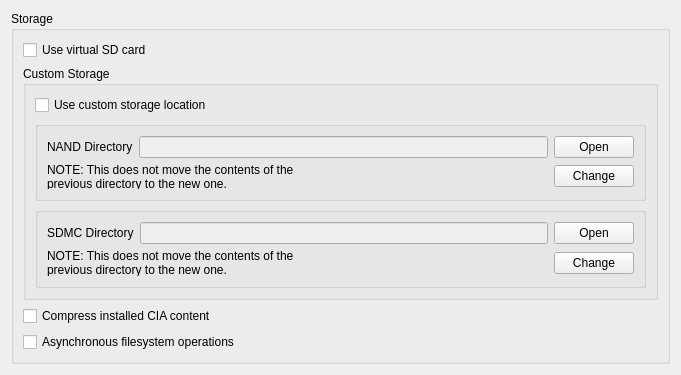
<?xml version="1.0" encoding="UTF-8"?>
<ui version="4.0">
 <class>ConfigureStorage</class>
 <widget class="QWidget" name="ConfigureStorage">
  <property name="geometry">
   <rect>
    <x>0</x>
    <y>0</y>
    <width>681</width>
    <height>375</height>
   </rect>
  </property>
  <layout class="QVBoxLayout" name="verticalLayout_1">
   <item>
    <layout class="QVBoxLayout" name="verticalLayout_2">
     <item>
      <widget class="QGroupBox" name="storage_group">
       <property name="title">
        <string>Storage</string>
       </property>
       <layout class="QVBoxLayout" name="verticalLayout_3">
        <item>
         <layout class="QHBoxLayout" name="horizontalLayout_1">
          <item>
           <widget class="QCheckBox" name="toggle_virtual_sd">
            <property name="text">
             <string>Use virtual SD card</string>
            </property>
           </widget>
          </item>
         </layout>
        </item>
        <item>
         <widget class="QGroupBox" name="custom_storage_group">
          <property name="title">
           <string>Custom Storage</string>
          </property>
          <layout class="QVBoxLayout" name="verticalLayout_6">
           <item>
            <widget class="QCheckBox" name="toggle_custom_storage">
             <property name="text">
              <string>Use custom storage location</string>
             </property>
            </widget>
           </item>
           <item>
            <widget class="QGroupBox" name="nand_group">
             <property name="title">
              <string/>
             </property>
             <layout class="QVBoxLayout" name="verticalLayout">
              <item>
               <layout class="QHBoxLayout" name="horizontalLayout">
                <item>
                 <widget class="QLabel" name="label">
                  <property name="text">
                   <string>NAND Directory</string>
                  </property>
                 </widget>
                </item>
                <item>
                 <widget class="QLineEdit" name="nand_dir_path">
                  <property name="enabled">
                   <bool>false</bool>
                  </property>
                 </widget>
                </item>
                <item>
                 <widget class="QPushButton" name="open_nand_dir">
                  <property name="text">
                   <string>Open</string>
                  </property>
                 </widget>
                </item>
               </layout>
              </item>
              <item>
               <layout class="QHBoxLayout" name="horizontalLayout_2">
                <item>
                 <widget class="QLabel" name="label_4">
                  <property name="text">
                   <string>NOTE: This does not move the contents of the previous directory to the new one.</string>
                  </property>
                  <property name="wordWrap">
                   <bool>true</bool>
                  </property>
                 </widget>
                </item>
                <item>
                 <spacer name="horizontalSpacer_3">
                  <property name="orientation">
                   <enum>Qt::Horizontal</enum>
                  </property>
                  <property name="sizeHint" stdset="0">
                   <size>
                    <width>40</width>
                    <height>20</height>
                   </size>
                  </property>
                 </spacer>
                </item>
                <item>
                 <widget class="QPushButton" name="change_nand_dir">
                  <property name="text">
                   <string>Change</string>
                  </property>
                 </widget>
                </item>
               </layout>
              </item>
             </layout>
            </widget>
           </item>
           <item>
            <widget class="QGroupBox" name="sdmc_group">
             <property name="title">
              <string/>
             </property>
             <layout class="QVBoxLayout" name="verticalLayout_4">
              <item>
               <layout class="QHBoxLayout" name="horizontalLayout_3">
                <item>
                 <widget class="QLabel" name="label_2">
                  <property name="text">
                   <string>SDMC Directory</string>
                  </property>
                 </widget>
                </item>
                <item>
                 <widget class="QLineEdit" name="sdmc_dir_path">
                  <property name="enabled">
                   <bool>false</bool>
                  </property>
                 </widget>
                </item>
                <item>
                 <widget class="QPushButton" name="open_sdmc_dir">
                  <property name="text">
                   <string>Open</string>
                  </property>
                 </widget>
                </item>
               </layout>
              </item>
              <item>
               <layout class="QHBoxLayout" name="horizontalLayout_4">
                <item>
                 <widget class="QLabel" name="label_3">
                  <property name="text">
                   <string>NOTE: This does not move the contents of the previous directory to the new one.</string>
                  </property>
                  <property name="wordWrap">
                   <bool>true</bool>
                  </property>
                 </widget>
                </item>
                <item>
                 <spacer name="horizontalSpacer_4">
                  <property name="orientation">
                   <enum>Qt::Horizontal</enum>
                  </property>
                  <property name="sizeHint" stdset="0">
                   <size>
                    <width>40</width>
                    <height>20</height>
                   </size>
                  </property>
                 </spacer>
                </item>
                <item>
                 <widget class="QPushButton" name="change_sdmc_dir">
                  <property name="text">
                   <string>Change</string>
                  </property>
                 </widget>
                </item>
               </layout>
              </item>
             </layout>
            </widget>
           </item>
          </layout>
         </widget>
        </item>
        <item>
         <layout class="QVBoxLayout" name="horizontalLayout_5">
          <item>
           <widget class="QCheckBox" name="toggle_compress_cia">
            <property name="text">
             <string>Compress installed CIA content</string>
            </property>
            <property name="toolTip">
              <string>&lt;html&gt;&lt;head/&gt;&lt;body&gt;&lt;p&gt;Compresses the content of CIA files when installed to the emulated SD card. Only affects CIA content which is installed while the setting is enabled.&lt;/p&gt;&lt;/body&gt;&lt;/html&gt;</string>
            </property>
           </widget>
          </item>
           <item>
           <widget class="QCheckBox" name="async_fs_operations">
            <property name="text">
             <string>Asynchronous filesystem operations</string>
            </property>
            <property name="toolTip">
              <string>&lt;html&gt;&lt;head/&gt;&lt;body&gt;&lt;p&gt;Makes emulated filesystem accesses asynchronous. Greatly reduces filesystem related stutter, but may slightly increase load times.&lt;/p&gt;&lt;/body&gt;&lt;/html&gt;</string>
            </property>
           </widget>
          </item>
         </layout>
        </item>
       </layout>
      </widget>
     </item>
    </layout>
   </item>
   <item>
    <spacer name="verticalSpacer">
     <property name="orientation">
      <enum>Qt::Vertical</enum>
     </property>
     <property name="sizeHint" stdset="0">
      <size>
       <width>20</width>
       <height>40</height>
      </size>
     </property>
    </spacer>
   </item>
  </layout>
 </widget>
 <resources/>
 <connections/>
</ui>
